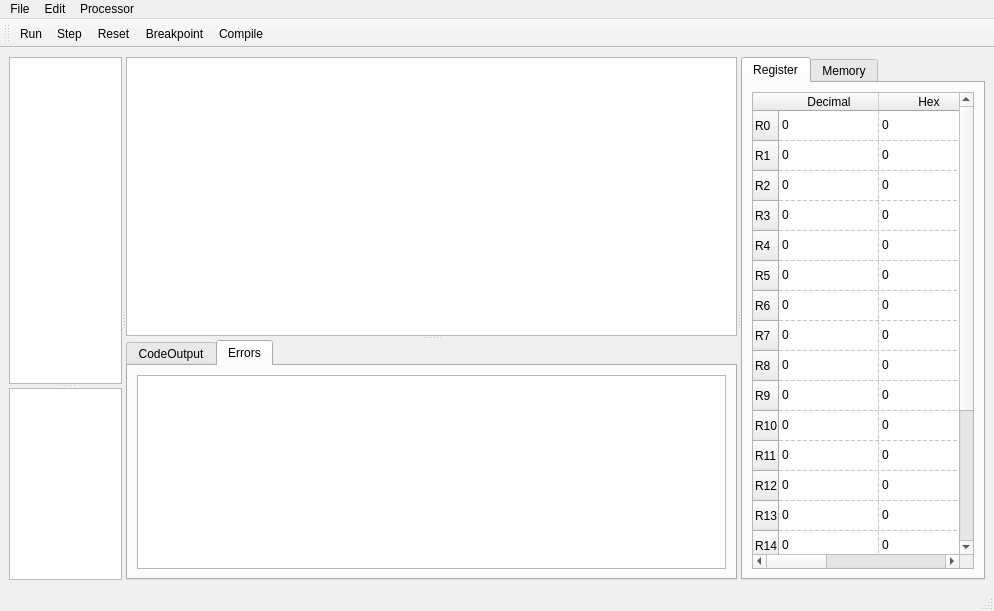
<?xml version="1.0" encoding="UTF-8"?>
<ui version="4.0">
 <class>MainWindow</class>
 <widget class="QMainWindow" name="MainWindow">
  <property name="geometry">
   <rect>
    <x>0</x>
    <y>0</y>
    <width>994</width>
    <height>611</height>
   </rect>
  </property>
  <property name="windowTitle">
   <string>MainWindow</string>
  </property>
  <property name="styleSheet">
   <string notr="true"/>
  </property>
  <widget class="QWidget" name="centralwidget">
   <layout class="QGridLayout" name="gridLayout_2">
    <item row="0" column="0">
     <widget class="QSplitter" name="splitter_3">
      <property name="autoFillBackground">
       <bool>false</bool>
      </property>
      <property name="frameShape">
       <enum>QFrame::NoFrame</enum>
      </property>
      <property name="orientation">
       <enum>Qt::Horizontal</enum>
      </property>
      <widget class="QSplitter" name="LeftSplitter">
       <property name="enabled">
        <bool>true</bool>
       </property>
       <property name="sizePolicy">
        <sizepolicy hsizetype="Fixed" vsizetype="Expanding">
         <horstretch>1</horstretch>
         <verstretch>0</verstretch>
        </sizepolicy>
       </property>
       <property name="minimumSize">
        <size>
         <width>50</width>
         <height>0</height>
        </size>
       </property>
       <property name="baseSize">
        <size>
         <width>500</width>
         <height>0</height>
        </size>
       </property>
       <property name="frameShape">
        <enum>QFrame::NoFrame</enum>
       </property>
       <property name="orientation">
        <enum>Qt::Vertical</enum>
       </property>
       <widget class="QListView" name="RecentList">
        <property name="sizePolicy">
         <sizepolicy hsizetype="Expanding" vsizetype="Expanding">
          <horstretch>2</horstretch>
          <verstretch>2</verstretch>
         </sizepolicy>
        </property>
        <property name="editTriggers">
         <set>QAbstractItemView::EditKeyPressed</set>
        </property>
        <property name="dragEnabled">
         <bool>true</bool>
        </property>
       </widget>
       <widget class="QTreeView" name="FolderTree">
        <property name="tabKeyNavigation">
         <bool>false</bool>
        </property>
        <property name="headerHidden">
         <bool>false</bool>
        </property>
       </widget>
      </widget>
      <widget class="QSplitter" name="MiddleSplitter">
       <property name="sizePolicy">
        <sizepolicy hsizetype="Expanding" vsizetype="Expanding">
         <horstretch>5</horstretch>
         <verstretch>0</verstretch>
        </sizepolicy>
       </property>
       <property name="frameShape">
        <enum>QFrame::NoFrame</enum>
       </property>
       <property name="orientation">
        <enum>Qt::Vertical</enum>
       </property>
       <widget class="CodeArea" name="Code">
        <property name="sizePolicy">
         <sizepolicy hsizetype="Expanding" vsizetype="Fixed">
          <horstretch>0</horstretch>
          <verstretch>20</verstretch>
         </sizepolicy>
        </property>
       </widget>
       <widget class="QTabWidget" name="tabWidget">
        <property name="sizePolicy">
         <sizepolicy hsizetype="Expanding" vsizetype="Fixed">
          <horstretch>0</horstretch>
          <verstretch>0</verstretch>
         </sizepolicy>
        </property>
        <property name="baseSize">
         <size>
          <width>0</width>
          <height>1000</height>
         </size>
        </property>
        <property name="acceptDrops">
         <bool>false</bool>
        </property>
        <property name="currentIndex">
         <number>1</number>
        </property>
        <property name="elideMode">
         <enum>Qt::ElideNone</enum>
        </property>
        <property name="movable">
         <bool>true</bool>
        </property>
        <property name="tabBarAutoHide">
         <bool>false</bool>
        </property>
        <widget class="QWidget" name="CodeOutputTab">
         <attribute name="title">
          <string>CodeOutput</string>
         </attribute>
         <layout class="QHBoxLayout" name="horizontalLayout">
          <item>
           <widget class="ConsoleWindow" name="CodeOutput"/>
          </item>
         </layout>
        </widget>
        <widget class="QWidget" name="ErrorTab">
         <attribute name="title">
          <string>Errors</string>
         </attribute>
         <layout class="QHBoxLayout" name="horizontalLayout_2">
          <item>
           <widget class="QListWidget" name="ErrorList"/>
          </item>
         </layout>
        </widget>
       </widget>
      </widget>
      <widget class="QTabWidget" name="InfoTabs">
       <property name="sizePolicy">
        <sizepolicy hsizetype="Fixed" vsizetype="Expanding">
         <horstretch>2</horstretch>
         <verstretch>0</verstretch>
        </sizepolicy>
       </property>
       <property name="minimumSize">
        <size>
         <width>50</width>
         <height>0</height>
        </size>
       </property>
       <property name="baseSize">
        <size>
         <width>500</width>
         <height>0</height>
        </size>
       </property>
       <property name="autoFillBackground">
        <bool>false</bool>
       </property>
       <property name="currentIndex">
        <number>0</number>
       </property>
       <widget class="QWidget" name="RegisterTab">
        <attribute name="title">
         <string>Register</string>
        </attribute>
        <layout class="QGridLayout" name="gridLayout">
         <item row="0" column="0">
          <widget class="QTableWidget" name="RegisterTable">
           <property name="editTriggers">
            <set>QAbstractItemView::NoEditTriggers</set>
           </property>
           <property name="showGrid">
            <bool>true</bool>
           </property>
           <property name="gridStyle">
            <enum>Qt::DashLine</enum>
           </property>
           <property name="sortingEnabled">
            <bool>false</bool>
           </property>
           <property name="wordWrap">
            <bool>true</bool>
           </property>
           <row>
            <property name="text">
             <string>R0</string>
            </property>
           </row>
           <row>
            <property name="text">
             <string>R1</string>
            </property>
           </row>
           <row>
            <property name="text">
             <string>R2</string>
            </property>
           </row>
           <row>
            <property name="text">
             <string>R3</string>
            </property>
           </row>
           <row>
            <property name="text">
             <string>R4</string>
            </property>
           </row>
           <row>
            <property name="text">
             <string>R5</string>
            </property>
           </row>
           <row>
            <property name="text">
             <string>R6</string>
            </property>
           </row>
           <row>
            <property name="text">
             <string>R7</string>
            </property>
           </row>
           <row>
            <property name="text">
             <string>R8</string>
            </property>
           </row>
           <row>
            <property name="text">
             <string>R9</string>
            </property>
           </row>
           <row>
            <property name="text">
             <string>R10</string>
            </property>
           </row>
           <row>
            <property name="text">
             <string>R11</string>
            </property>
           </row>
           <row>
            <property name="text">
             <string>R12</string>
            </property>
           </row>
           <row>
            <property name="text">
             <string>R13</string>
            </property>
           </row>
           <row>
            <property name="text">
             <string>R14</string>
            </property>
           </row>
           <row>
            <property name="text">
             <string>R15</string>
            </property>
           </row>
           <row>
            <property name="text">
             <string>C</string>
            </property>
           </row>
           <row>
            <property name="text">
             <string>V</string>
            </property>
           </row>
           <row>
            <property name="text">
             <string>Z</string>
            </property>
           </row>
           <row>
            <property name="text">
             <string>N</string>
            </property>
           </row>
           <column>
            <property name="text">
             <string>Decimal</string>
            </property>
            <property name="textAlignment">
             <set>AlignCenter</set>
            </property>
           </column>
           <column>
            <property name="text">
             <string>Hex</string>
            </property>
            <property name="textAlignment">
             <set>AlignCenter</set>
            </property>
           </column>
           <column>
            <property name="text">
             <string>Binary</string>
            </property>
            <property name="textAlignment">
             <set>AlignCenter</set>
            </property>
           </column>
           <item row="0" column="0">
            <property name="text">
             <string>0</string>
            </property>
            <property name="textAlignment">
             <set>AlignLeading|AlignVCenter</set>
            </property>
           </item>
           <item row="0" column="1">
            <property name="text">
             <string>0</string>
            </property>
           </item>
           <item row="0" column="2">
            <property name="text">
             <string>0</string>
            </property>
           </item>
           <item row="1" column="0">
            <property name="text">
             <string>0</string>
            </property>
           </item>
           <item row="1" column="1">
            <property name="text">
             <string>0</string>
            </property>
           </item>
           <item row="1" column="2">
            <property name="text">
             <string>0</string>
            </property>
           </item>
           <item row="2" column="0">
            <property name="text">
             <string>0</string>
            </property>
           </item>
           <item row="2" column="1">
            <property name="text">
             <string>0</string>
            </property>
           </item>
           <item row="2" column="2">
            <property name="text">
             <string>0</string>
            </property>
           </item>
           <item row="3" column="0">
            <property name="text">
             <string>0</string>
            </property>
           </item>
           <item row="3" column="1">
            <property name="text">
             <string>0</string>
            </property>
           </item>
           <item row="3" column="2">
            <property name="text">
             <string>0</string>
            </property>
           </item>
           <item row="4" column="0">
            <property name="text">
             <string>0</string>
            </property>
           </item>
           <item row="4" column="1">
            <property name="text">
             <string>0</string>
            </property>
           </item>
           <item row="4" column="2">
            <property name="text">
             <string>0</string>
            </property>
           </item>
           <item row="5" column="0">
            <property name="text">
             <string>0</string>
            </property>
           </item>
           <item row="5" column="1">
            <property name="text">
             <string>0</string>
            </property>
           </item>
           <item row="5" column="2">
            <property name="text">
             <string>0</string>
            </property>
           </item>
           <item row="6" column="0">
            <property name="text">
             <string>0</string>
            </property>
           </item>
           <item row="6" column="1">
            <property name="text">
             <string>0</string>
            </property>
           </item>
           <item row="6" column="2">
            <property name="text">
             <string>0</string>
            </property>
           </item>
           <item row="7" column="0">
            <property name="text">
             <string>0</string>
            </property>
           </item>
           <item row="7" column="1">
            <property name="text">
             <string>0</string>
            </property>
           </item>
           <item row="7" column="2">
            <property name="text">
             <string>0</string>
            </property>
           </item>
           <item row="8" column="0">
            <property name="text">
             <string>0</string>
            </property>
           </item>
           <item row="8" column="1">
            <property name="text">
             <string>0</string>
            </property>
           </item>
           <item row="8" column="2">
            <property name="text">
             <string>0</string>
            </property>
           </item>
           <item row="9" column="0">
            <property name="text">
             <string>0</string>
            </property>
           </item>
           <item row="9" column="1">
            <property name="text">
             <string>0</string>
            </property>
           </item>
           <item row="9" column="2">
            <property name="text">
             <string>0</string>
            </property>
           </item>
           <item row="10" column="0">
            <property name="text">
             <string>0</string>
            </property>
           </item>
           <item row="10" column="1">
            <property name="text">
             <string>0</string>
            </property>
           </item>
           <item row="10" column="2">
            <property name="text">
             <string>0</string>
            </property>
           </item>
           <item row="11" column="0">
            <property name="text">
             <string>0</string>
            </property>
           </item>
           <item row="11" column="1">
            <property name="text">
             <string>0</string>
            </property>
           </item>
           <item row="11" column="2">
            <property name="text">
             <string>0</string>
            </property>
           </item>
           <item row="12" column="0">
            <property name="text">
             <string>0</string>
            </property>
           </item>
           <item row="12" column="1">
            <property name="text">
             <string>0</string>
            </property>
           </item>
           <item row="12" column="2">
            <property name="text">
             <string>0</string>
            </property>
           </item>
           <item row="13" column="0">
            <property name="text">
             <string>0</string>
            </property>
           </item>
           <item row="13" column="1">
            <property name="text">
             <string>0</string>
            </property>
           </item>
           <item row="13" column="2">
            <property name="text">
             <string>0</string>
            </property>
           </item>
           <item row="14" column="0">
            <property name="text">
             <string>0</string>
            </property>
           </item>
           <item row="14" column="1">
            <property name="text">
             <string>0</string>
            </property>
           </item>
           <item row="14" column="2">
            <property name="text">
             <string>0</string>
            </property>
           </item>
           <item row="15" column="0">
            <property name="text">
             <string>0</string>
            </property>
           </item>
           <item row="15" column="1">
            <property name="text">
             <string>0</string>
            </property>
           </item>
           <item row="15" column="2">
            <property name="text">
             <string>0</string>
            </property>
           </item>
           <item row="16" column="0">
            <property name="text">
             <string>0</string>
            </property>
           </item>
           <item row="16" column="1">
            <property name="text">
             <string>0</string>
            </property>
           </item>
           <item row="16" column="2">
            <property name="text">
             <string>0</string>
            </property>
           </item>
           <item row="17" column="0">
            <property name="text">
             <string>0</string>
            </property>
           </item>
           <item row="17" column="1">
            <property name="text">
             <string>0</string>
            </property>
           </item>
           <item row="17" column="2">
            <property name="text">
             <string>0</string>
            </property>
           </item>
           <item row="18" column="0">
            <property name="text">
             <string>0</string>
            </property>
           </item>
           <item row="18" column="1">
            <property name="text">
             <string>0</string>
            </property>
           </item>
           <item row="18" column="2">
            <property name="text">
             <string>0</string>
            </property>
           </item>
           <item row="19" column="0">
            <property name="text">
             <string>0</string>
            </property>
           </item>
           <item row="19" column="1">
            <property name="text">
             <string>0</string>
            </property>
           </item>
           <item row="19" column="2">
            <property name="text">
             <string>0</string>
            </property>
           </item>
          </widget>
         </item>
        </layout>
       </widget>
       <widget class="QWidget" name="MemoryTab">
        <attribute name="title">
         <string>Memory</string>
        </attribute>
        <layout class="QGridLayout" name="gridLayout_3">
         <item row="0" column="0">
          <widget class="QTableWidget" name="MemoryTable">
           <column>
            <property name="text">
             <string>Decimal</string>
            </property>
           </column>
           <column>
            <property name="text">
             <string>Hex</string>
            </property>
           </column>
           <column>
            <property name="text">
             <string>Binary</string>
            </property>
           </column>
          </widget>
         </item>
        </layout>
       </widget>
      </widget>
     </widget>
    </item>
   </layout>
  </widget>
  <widget class="QMenuBar" name="menubar">
   <property name="geometry">
    <rect>
     <x>0</x>
     <y>0</y>
     <width>994</width>
     <height>21</height>
    </rect>
   </property>
   <widget class="QMenu" name="menuFile">
    <property name="title">
     <string>File</string>
    </property>
    <addaction name="actionNew"/>
    <addaction name="actionOpen"/>
    <addaction name="actionOpen_Folder"/>
    <addaction name="actionSave"/>
    <addaction name="actionSave_As"/>
    <addaction name="separator"/>
    <addaction name="actionClose"/>
   </widget>
   <widget class="QMenu" name="menuEdit">
    <property name="title">
     <string>Edit</string>
    </property>
    <addaction name="actionCopy"/>
    <addaction name="actionPaste"/>
    <addaction name="actionCut"/>
    <addaction name="actionUndo"/>
    <addaction name="actionRedo"/>
    <addaction name="separator"/>
    <addaction name="actionAdd_Breakpoint"/>
   </widget>
   <widget class="QMenu" name="menuProgram">
    <property name="title">
     <string>Processor</string>
    </property>
    <addaction name="actionRun"/>
    <addaction name="actionStep"/>
    <addaction name="actionReset"/>
   </widget>
   <addaction name="menuFile"/>
   <addaction name="menuEdit"/>
   <addaction name="menuProgram"/>
  </widget>
  <widget class="QStatusBar" name="statusbar"/>
  <widget class="QToolBar" name="toolBar">
   <property name="windowTitle">
    <string>toolBar</string>
   </property>
   <attribute name="toolBarArea">
    <enum>TopToolBarArea</enum>
   </attribute>
   <attribute name="toolBarBreak">
    <bool>false</bool>
   </attribute>
   <addaction name="actionRun"/>
   <addaction name="actionStep"/>
   <addaction name="actionReset"/>
   <addaction name="actionAdd_Breakpoint"/>
   <addaction name="actionCompile"/>
  </widget>
  <action name="actionNew">
   <property name="text">
    <string>New</string>
   </property>
   <property name="shortcut">
    <string>Ctrl+N</string>
   </property>
  </action>
  <action name="actionOpen">
   <property name="text">
    <string>Open</string>
   </property>
   <property name="shortcut">
    <string>Ctrl+O</string>
   </property>
  </action>
  <action name="actionSave">
   <property name="text">
    <string>Save</string>
   </property>
   <property name="shortcut">
    <string>Ctrl+S</string>
   </property>
  </action>
  <action name="actionSave_As">
   <property name="text">
    <string>Save As</string>
   </property>
   <property name="shortcut">
    <string>Ctrl+Shift+S</string>
   </property>
  </action>
  <action name="actionClose">
   <property name="text">
    <string>Close</string>
   </property>
  </action>
  <action name="actionCopy">
   <property name="text">
    <string>Copy</string>
   </property>
   <property name="shortcut">
    <string>Ctrl+C</string>
   </property>
  </action>
  <action name="actionPaste">
   <property name="text">
    <string>Paste</string>
   </property>
   <property name="shortcut">
    <string>Ctrl+V</string>
   </property>
  </action>
  <action name="actionCut">
   <property name="text">
    <string>Cut</string>
   </property>
   <property name="shortcut">
    <string>Ctrl+X</string>
   </property>
  </action>
  <action name="actionRun">
   <property name="text">
    <string>Run</string>
   </property>
   <property name="shortcut">
    <string>F5</string>
   </property>
  </action>
  <action name="actionStep">
   <property name="text">
    <string>Step</string>
   </property>
   <property name="shortcut">
    <string>F6</string>
   </property>
  </action>
  <action name="actionReset">
   <property name="text">
    <string>Reset</string>
   </property>
   <property name="shortcut">
    <string>F7</string>
   </property>
  </action>
  <action name="actionAdd_Breakpoint">
   <property name="text">
    <string>Breakpoint</string>
   </property>
   <property name="shortcut">
    <string>F8</string>
   </property>
  </action>
  <action name="actionOpen_Folder">
   <property name="enabled">
    <bool>false</bool>
   </property>
   <property name="text">
    <string>Open Folder</string>
   </property>
   <property name="shortcut">
    <string>Ctrl+Shift+O</string>
   </property>
  </action>
  <action name="actionUndo">
   <property name="text">
    <string>Undo</string>
   </property>
   <property name="shortcut">
    <string>Ctrl+Z</string>
   </property>
  </action>
  <action name="actionRedo">
   <property name="text">
    <string>Redo</string>
   </property>
   <property name="shortcut">
    <string>Ctrl+Shift+Z</string>
   </property>
  </action>
  <action name="actionCompile">
   <property name="text">
    <string>Compile</string>
   </property>
   <property name="shortcut">
    <string>F4</string>
   </property>
  </action>
 </widget>
 <customwidgets>
  <customwidget>
   <class>CodeArea</class>
   <extends>QPlainTextEdit</extends>
   <header>codearea.h</header>
  </customwidget>
  <customwidget>
   <class>ConsoleWindow</class>
   <extends>QPlainTextEdit</extends>
   <header>consolewindow/consolewindow.h</header>
  </customwidget>
 </customwidgets>
 <resources/>
 <connections/>
</ui>
